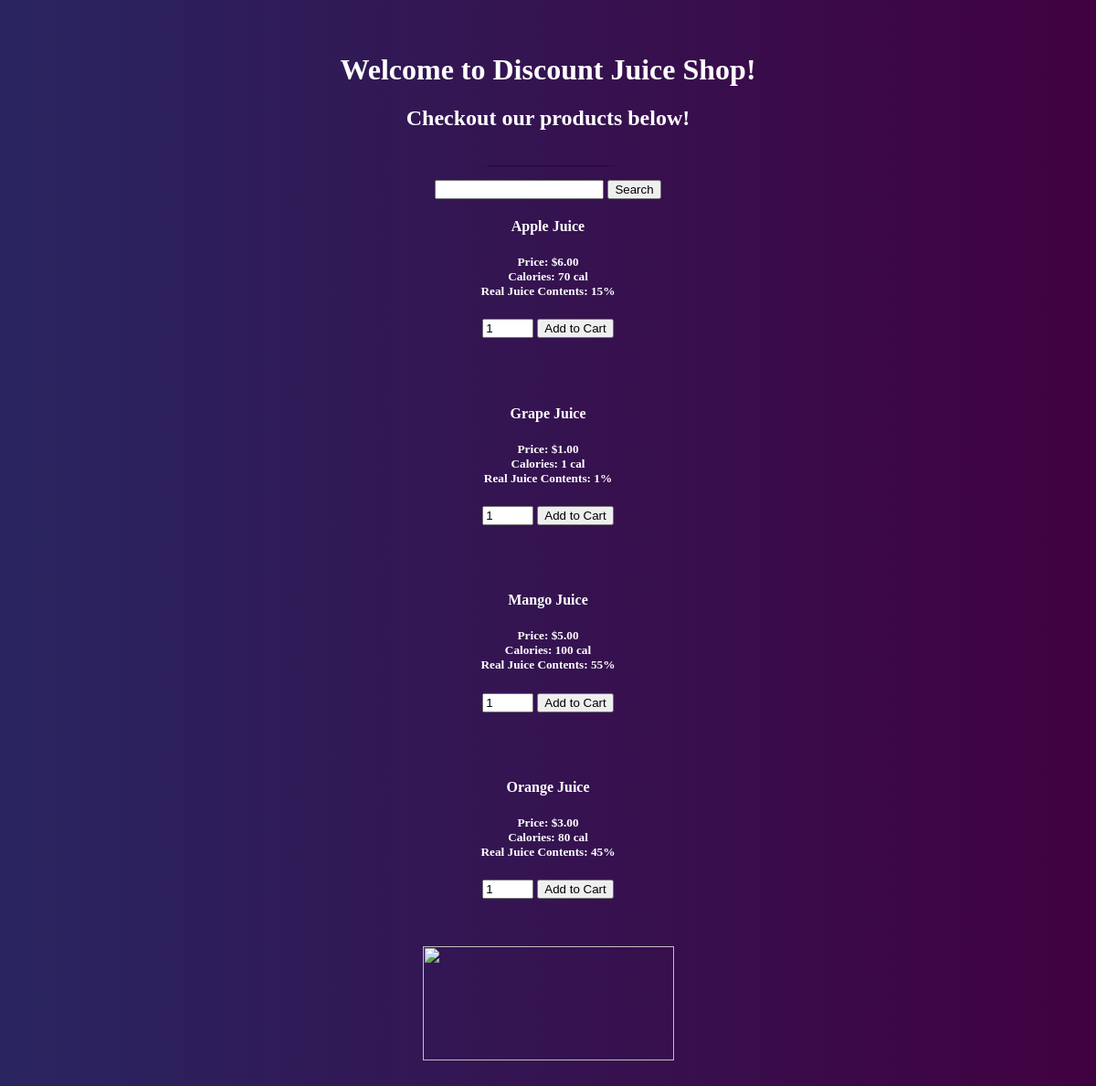
/Products.php, run on the app's committed database.
### tables this page shows
CREATE TABLE `products` (
  `id` int(11) NOT NULL AUTO_INCREMENT,
  `name` varchar(64) NOT NULL,
  `price` decimal(5,2) NOT NULL,
  `calories` int(11) NOT NULL,
  `juicepercent` int(11) NOT NULL,
  PRIMARY KEY (`id`)
);

### Products.php (the view, shortened to what this page needs)
<?php
require_once "db.inc.php";
?>
<html>
<head>
</head>
<body>
<center>
    <h1>Welcome to Discount Juice Shop!</h1>
    <h2>Checkout our products below!</h2>
    <img src="line.png" width="200px"><br>
<form>
<input type="text" name="search">
<input type="submit" value="Search">
</form>
<?php
$mysearch = $_REQUEST['search'];
$mysearchextended = '%' . $mysearch . '%';
$stmt = mysqli_prepare($mysqli, "SELECT * FROM products WHERE name LIKE ? ORDER BY name") or die('Error in SQL: ' . mysqli_error($mysqli));
mysqli_stmt_bind_param($stmt, "s", $mysearchextended);
mysqli_stmt_execute($stmt);
$results = mysqli_stmt_get_result($stmt);
while($row = mysqli_fetch_array($results)) {
	$name = htmlentities($row['name']);
	$price = htmlentities($row['price']);
	$calories = htmlentities($row['calories']);
	$juicepercent = htmlentities($row['juicepercent']);
	echo "<h4>{$name}</h4><h5>Price: \${$price}<br>Calories: {$calories} cal<br>Real Juice Contents: {$juicepercent}%</h5>";
?>
<form action="/cart/" method="POST">
<input type="number" name="quantity" value="1" min="1" max="50">
<input type="submit" value="Add to Cart">
</form>
<br><br>
<?php
}
?>
    <a href="/"><img height="125px" width="275px" src="GoBack.gif"></a>
</center>
</body>
</html>

### Products.php (style rules this page uses)
body { padding-top: 50px; padding-right: 150px; padding-left: 150px; padding-bottom: 25px; color: white; background: linear-gradient(to right, #292560, #410141); min-height: 100vh; }
h1 { color: white; }
h2 { color: white; }
h4 { color: white; }
h5 { color: white; }

### data on the page
products: name "Apple Juice", price "6.00", calories "70", juicepercent "15"
products: name "Grape Juice", price "1.00", calories "1", juicepercent "1"
products: name "Mango Juice", price "5.00", calories "100", juicepercent "55"
products: name "Orange Juice", price "3.00", calories "80", juicepercent "45"
